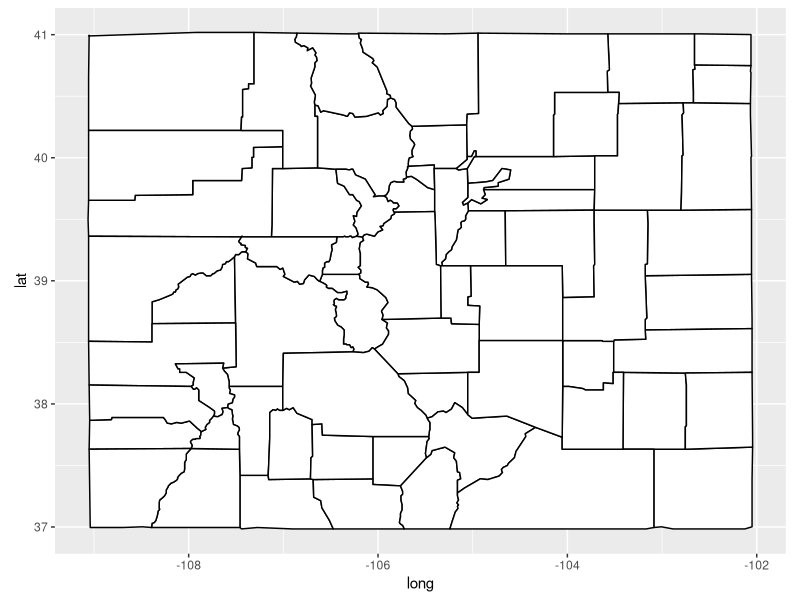
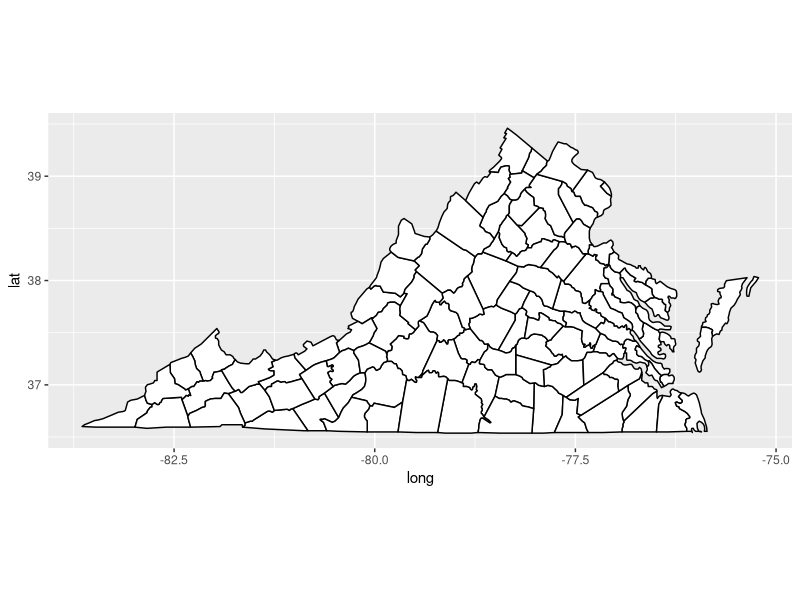
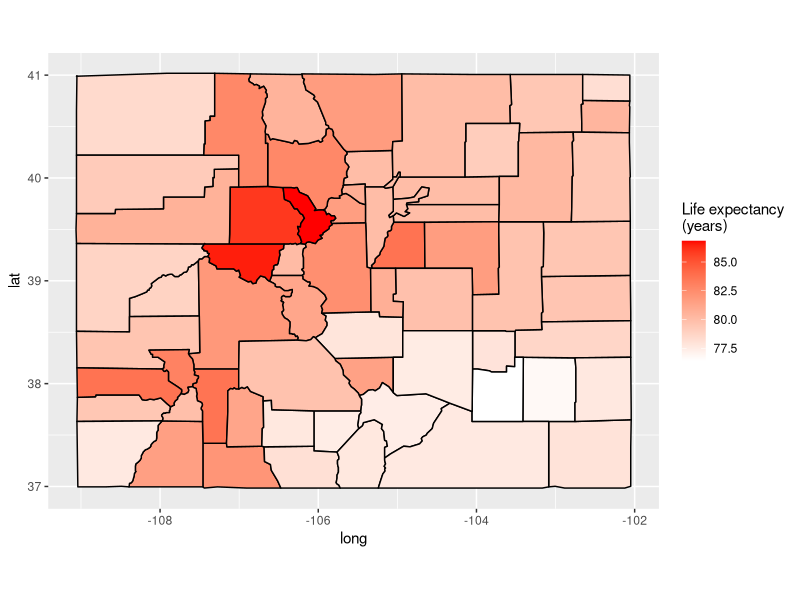
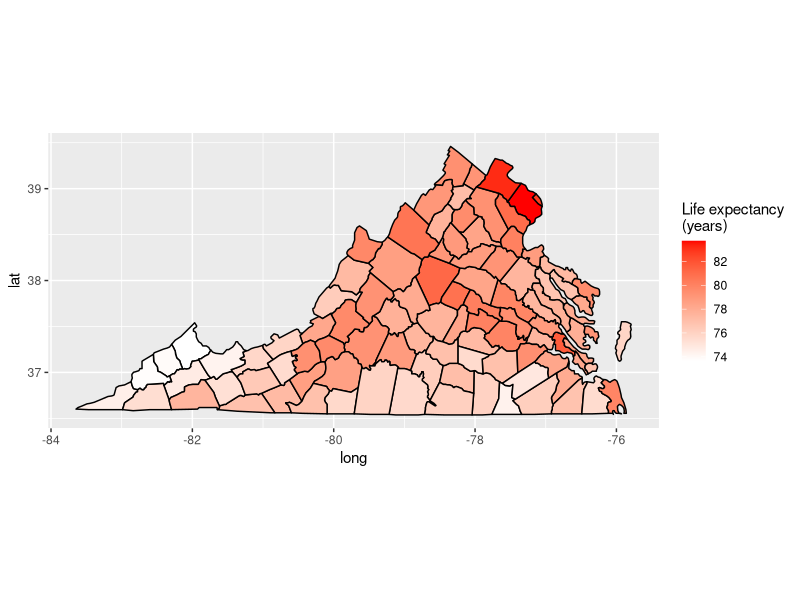
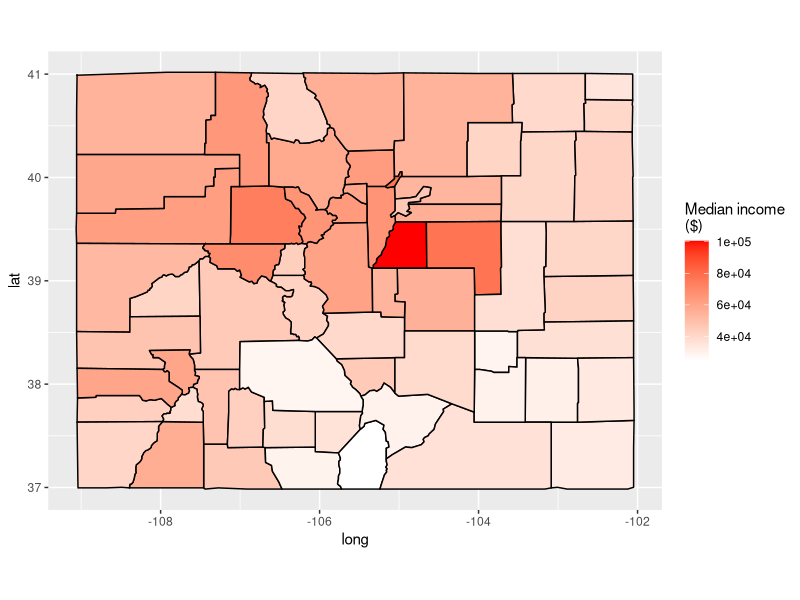
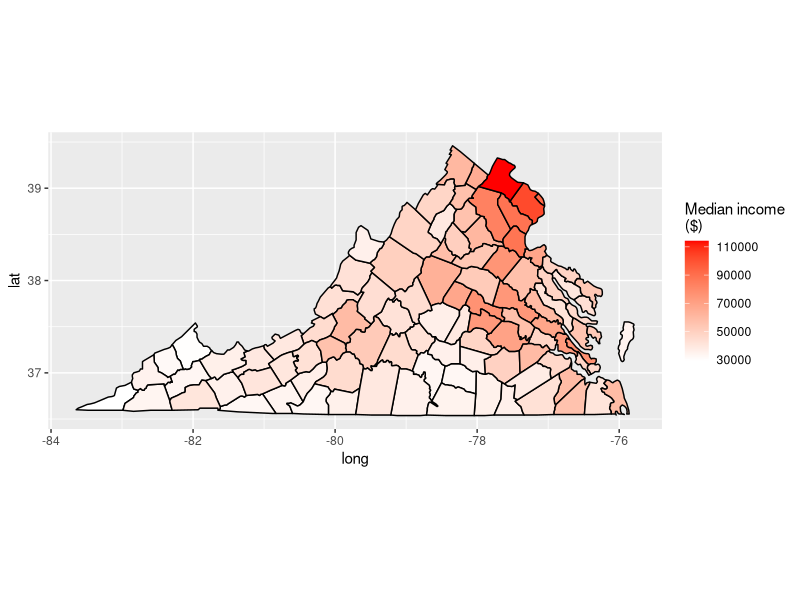
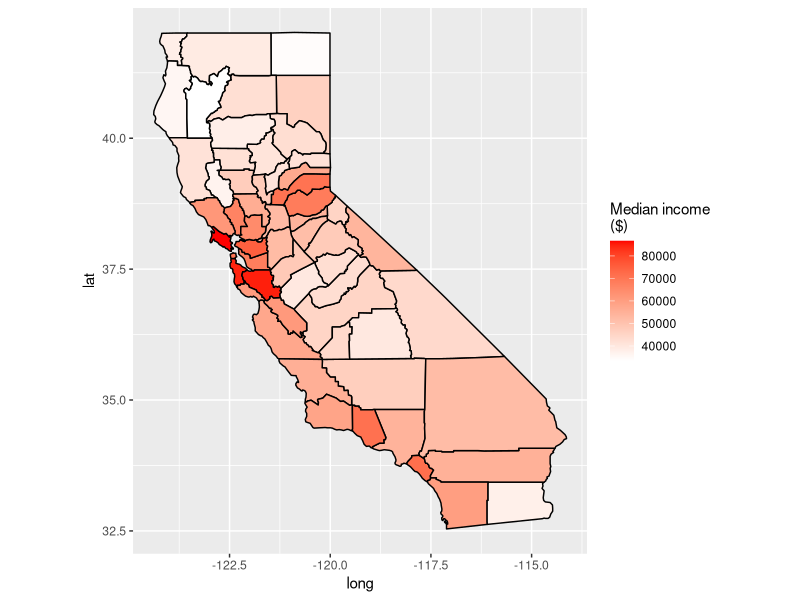
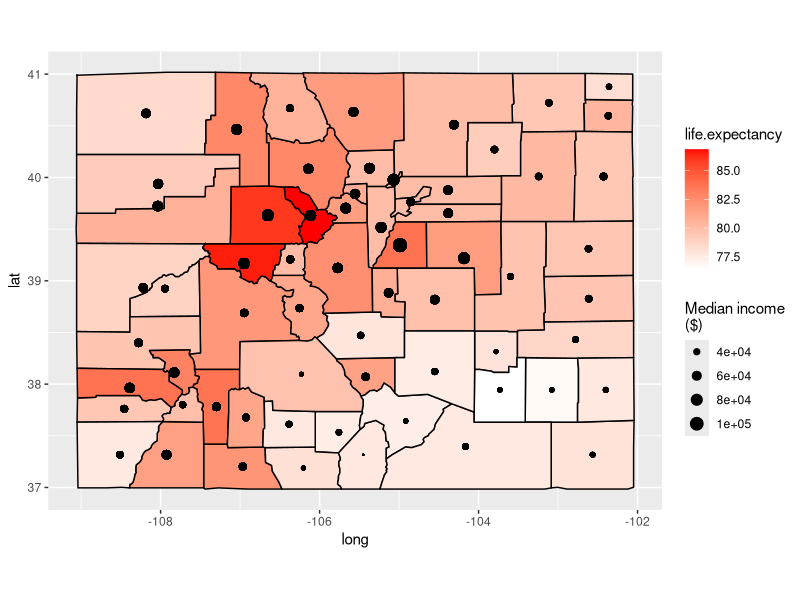

These figures' R source, in order:
## ---- chunk 1
library(maps)
library(ggplot2) 	
## ---- chunk 2
map.county <- map_data("county")
life.expectancy.county <- read.csv("data/usa_county_life_expectancy.tsv", sep="\t")
poverty.county <- read.csv("data/usa_census_poverty_data.tsv", sep="\t")
## ---- chunk 3
ggplot() +
	geom_polygon(data=subset(map.county, region == "colorado"), aes(x=long, y=lat, group=group), fill="white", color="black") +
	coord_fixed(1.3)
## ---- chunk 4
ggplot() +
	geom_polygon(data=subset(map.county, region == "virginia"), aes(x=long, y=lat, group=group), fill="white", color="black") +
	coord_fixed(1.3)
## ---- chunk 5
	data.county <- map.county
	data.county$polyname <- paste(data.county$region, data.county$subregion, sep=",")
	data.county <- merge(data.county, county.fips, by="polyname")
	data.county <- merge(data.county, poverty.county, by.x="fips", by.y="STCOU")
## ---- chunk 6
	data.county <- merge(data.county, life.expectancy.county, by.x="fips", by.y="FIPS")
	life.expectancy.split.fn <- function(val) {
		#' Breaks apart life expectancy data in () format. Returns the amount in years (as int).
		as.numeric(strsplit(val, "[ (]")[[1]][[1]])
	}
	data.county$life.expectancy <- as.numeric(lapply(as.character(data.county$Life.expectancy..2014.), life.expectancy.split.fn))
	data.county <- data.county[with(data.county, order(fips, order)),]
## ---- chunk 7
data.county.co <- subset(data.county, region == "colorado")
ggplot() +
    geom_polygon(data=data.county.co, aes(x=long, y=lat, group=group, fill=life.expectancy), color="black") +
    scale_fill_gradient(low="white", high="red", name="Life expectancy\n(years)") +
    coord_fixed(1.3)
## ---- chunk 8
data.county.va <- subset(data.county, region == "virginia")
ggplot() +
    geom_polygon(data=data.county.va, aes(x=long, y=lat, group=group, fill=life.expectancy), color="black") +
    scale_fill_gradient(low="white", high="red", name="Life expectancy\n(years)") +
    coord_fixed(1.3)
## ---- chunk 9
ggplot() +
    geom_polygon(data=data.county.co, aes(x=long, y=lat, group=group, fill=IPE010209D), color="black") +
    scale_fill_gradient(low="white", high="red", name="Median income\n($)") +
    coord_fixed(1.3)
## ---- chunk 10
ggplot() +
    geom_polygon(data=data.county.va, aes(x=long, y=lat, group=group, fill=IPE010209D), color="black") +
    scale_fill_gradient(low="white", high="red", name="Median income\n($)") +
    coord_fixed(1.3)
## ---- chunk 11
data.county.ca <- subset(data.county, region == "california")
ggplot() +
    geom_polygon(data=data.county.ca, aes(x=long, y=lat, group=group, fill=IPE010209D), color="black") +
    scale_fill_gradient(low="white", high="red", name="Median income\n($)") +
    coord_fixed(1.3)
## ---- chunk 12
polygon.center.fn = function(data) {
	0.5 * (max(data) + min(data))
}
x <- tapply(data.county$long, data.county$fips, FUN=polygon.center.fn)
y <- tapply(data.county$lat, data.county$fips, FUN=polygon.center.fn)
centers <- data.frame(fips=rownames(x), center.x=as.numeric(x), center.y=as.numeric(y))
data.county <- merge(data.county, centers, by="fips")
## ---- chunk 13
data.county.co <- subset(data.county, region == "colorado")
ggplot(data=data.county.co) +
	geom_polygon(aes(x=long, y=lat, group=group, fill=life.expectancy), color="black") +
	geom_point(aes(x=center.x, y=center.y, size=IPE010209D)) +
	scale_fill_gradient(low="white", high="red") +
	scale_size(range=range(0.01, 4), name="Median income\n($)", guide="legend") +
	coord_fixed(1.3)
## ---- chunk 14
data.county.va <- subset(data.county, region == "virginia")
ggplot(data=data.county.va) +
	geom_polygon(aes(x=long, y=lat, group=group, fill=life.expectancy), color="black") +
	geom_point(aes(x=center.x, y=center.y, size=IPE010209D)) +
	scale_fill_gradient(low="white", high="red") +
	scale_size(range=range(0.01, 4), name="Median income\n($)", guide="legend") +
	coord_fixed(1.3)	
## ---- chunk 15
data.county.co <- subset(data.county, region == "colorado")
ggplot(data=data.county.co) +
	geom_point(aes(x=IPE010209D, y=life.expectancy)) +
	xlab("Median family income ($)") + ylab("Life expectancy (years)")
## ---- chunk 16
ggplot(data=data.county.va, aes(x=IPE010209D, y=life.expectancy)) +
	geom_point() +
	xlab("Median family income ($)") + ylab("Life expectancy (years)")
